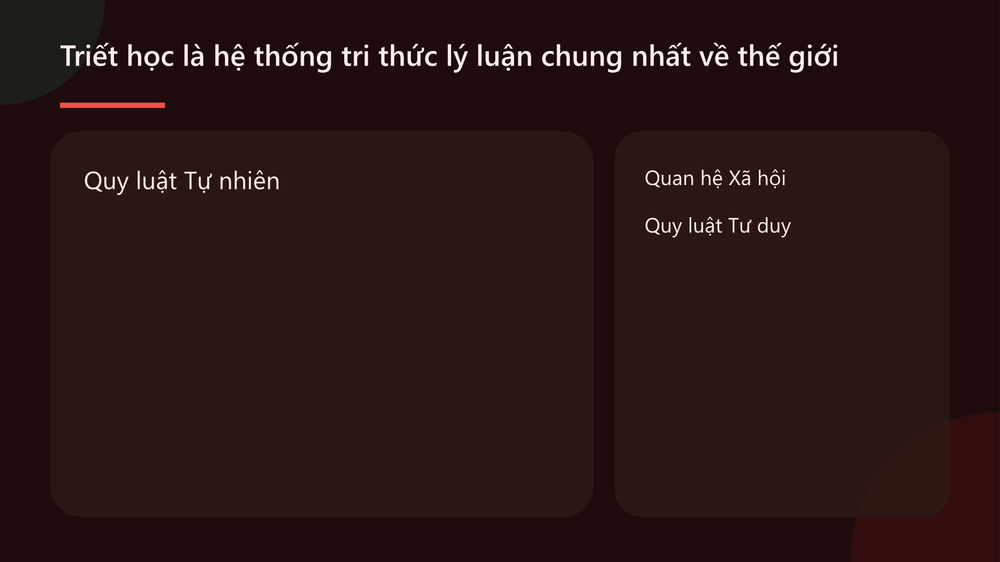
#> input picture experiments/T068-20261104-antigravity-deck-director/preview/slide-02.png, 1000 x 562 px, shrunk from 1920 x 1080 before the run
$ python annotate_t068.py
#> lines starting #> are read from the running program, lines starting #| are printed output that depends on the picture
"""Annotate the two VIS-EMPTY-CARD hits on the T068 slide 2 render."""
from pathlib import Path

from PIL import Image, ImageDraw, ImageFont

ROOT = Path(__file__).resolve().parents[3]
PNG = ROOT / "experiments/T068-20261104-antigravity-deck-director/preview/slide-02.png"
OUT = ROOT / "experiments/T072-20261105-opencode-visual-gates/preview/t068-empty-cards.png"
BOXES = {
    "Major Content": (0.076, 0.287, 0.491, 0.580),
    "Minor Content": (0.637, 0.287, 0.290, 0.580),
}

img = Image.open(PNG).convert("RGB")
draw = ImageDraw.Draw(img)
font = ImageFont.truetype("C:/Windows/Fonts/arialbd.ttf", 28)
small = ImageFont.truetype("C:/Windows/Fonts/arial.ttf", 22)
W, H = img.size
#> W = 1000; H = 562
for name, (x, y, w, h) in BOXES.items():
    box = (int(x * W), int(y * H), int((x + w) * W), int((y + h) * H))
    draw.rectangle(box, outline="#FFD400", width=6)
    draw.text((box[0] + 12, box[3] - 44), f"VIS-EMPTY-CARD · {name}", fill="#FFD400", font=font)
draw.rectangle((20, H - 54, W - 20, H - 12), fill="#111111")
draw.text((32, H - 48), "T072: two large content fields hold only a label (T068 slide 2).",
          fill="#FFFFFF", font=small)
OUT.parent.mkdir(parents=True, exist_ok=True)
img.save(OUT)
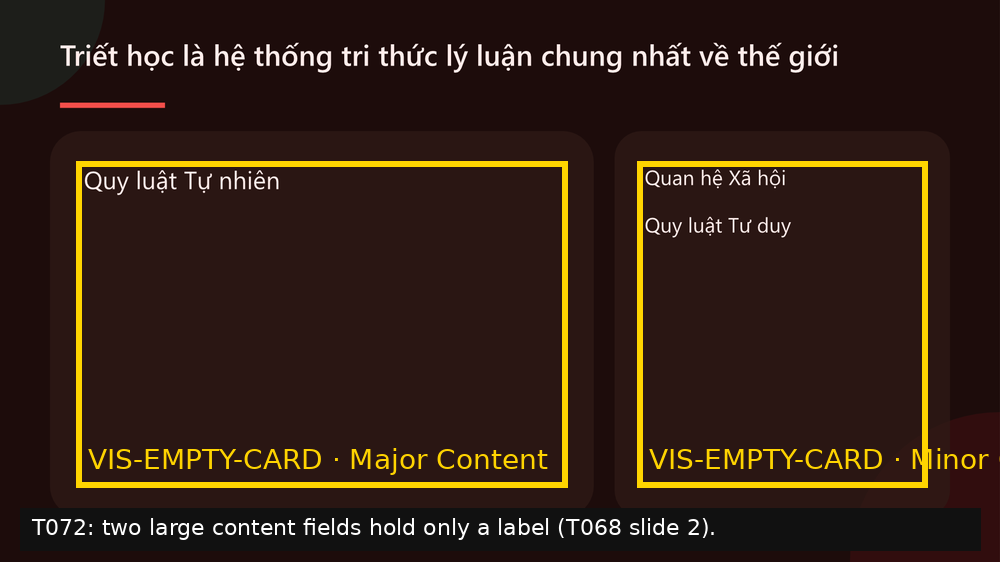
#> saved as t068-empty-cards.png: PIL image 1000x562 RGB; mean R, G, B 48.4, 29.9, 19.9
print("wrote", OUT, OUT.stat().st_size)

$ run again, with experiments/T068-20261104-antigravity-deck-director/preview/slide-01.png copied over experiments/T068-20261104-antigravity-deck-director/preview/slide-02.png
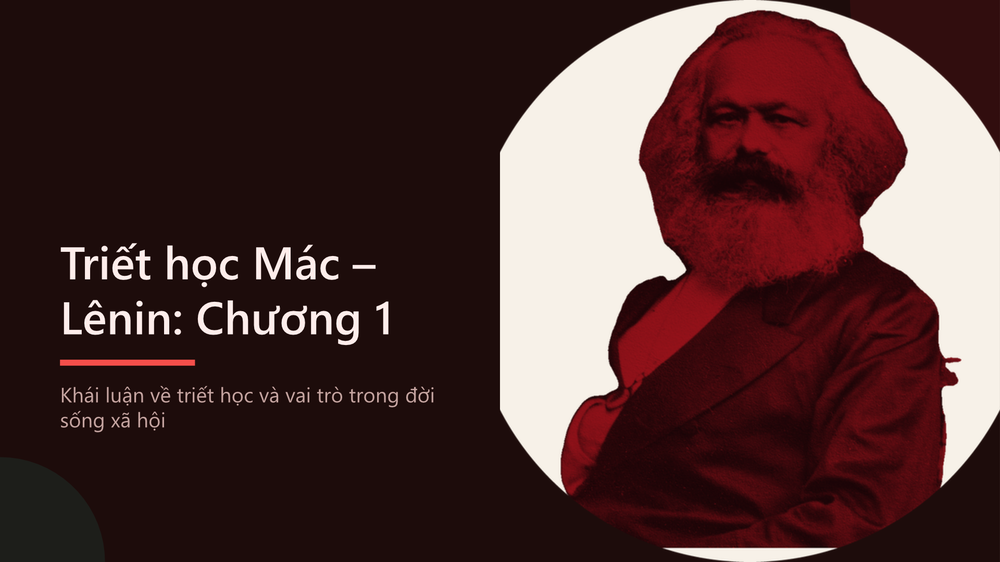
#> input picture experiments/T068-20261104-antigravity-deck-director/preview/slide-01.png, 1000 x 562 px, shrunk from 1920 x 1080 before the run
#> `img.save(OUT)`:
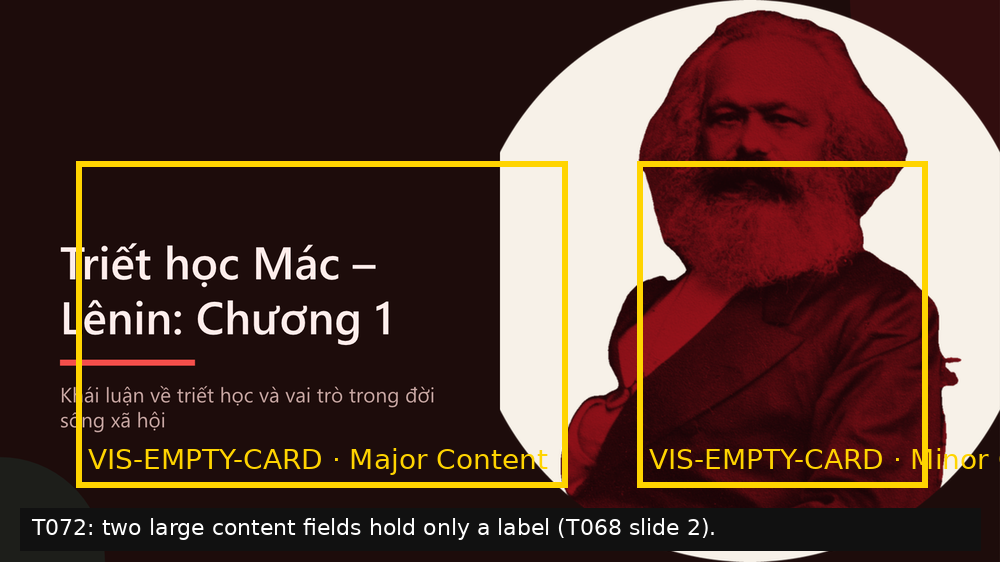
#> saved as t068-empty-cards.png: PIL image 1000x562 RGB; mean R, G, B 87.1, 60.2, 51.3

$ run again, with experiments/T068-20261104-antigravity-deck-director/preview/slide-03.png copied over experiments/T068-20261104-antigravity-deck-director/preview/slide-02.png
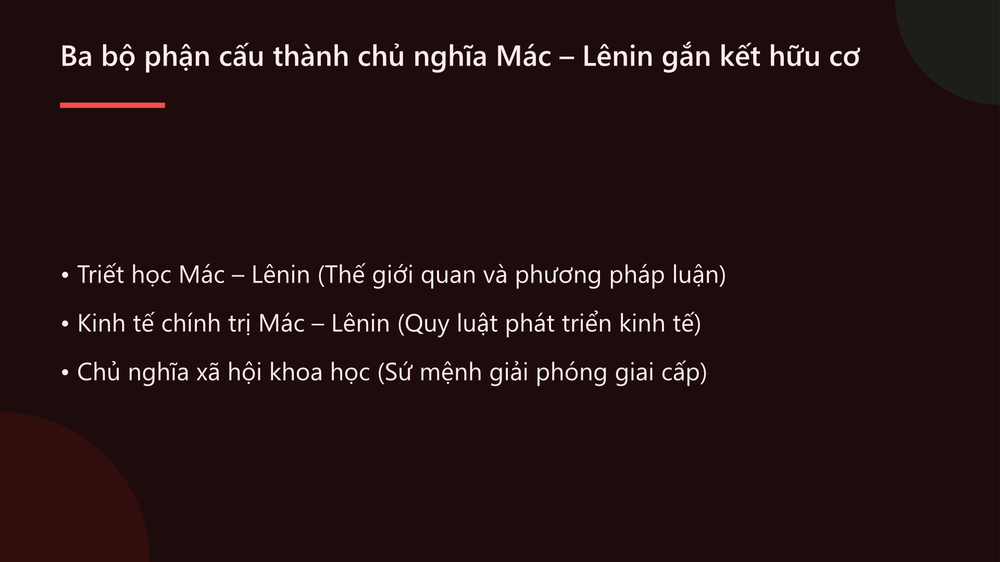
#> input picture experiments/T068-20261104-antigravity-deck-director/preview/slide-03.png, 1000 x 562 px, shrunk from 1920 x 1080 before the run
#> `img.save(OUT)`:
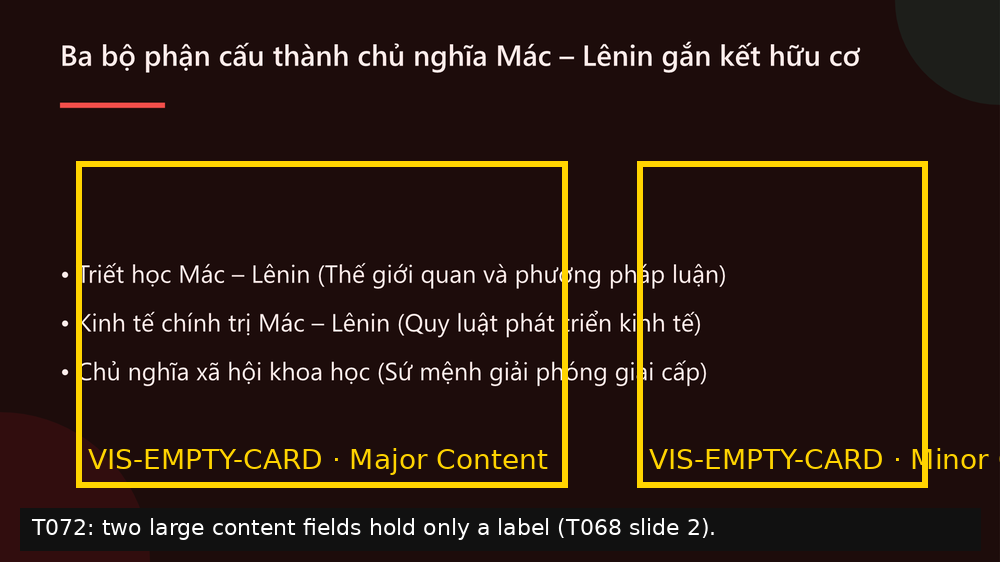
#> saved as t068-empty-cards.png: PIL image 1000x562 RGB; mean R, G, B 43.9, 27, 18.1
